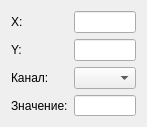
<?xml version="1.0" encoding="UTF-8"?>
<ui version="4.0">
 <class>DlgShowDeptch</class>
 <widget class="QDialog" name="DlgShowDeptch">
  <property name="geometry">
   <rect>
    <x>0</x>
    <y>0</y>
    <width>147</width>
    <height>127</height>
   </rect>
  </property>
  <property name="minimumSize">
   <size>
    <width>147</width>
    <height>90</height>
   </size>
  </property>
  <property name="maximumSize">
   <size>
    <width>300</width>
    <height>400</height>
   </size>
  </property>
  <property name="windowTitle">
   <string>Значение глубины</string>
  </property>
  <layout class="QGridLayout" name="gridLayout">
   <item row="0" column="0">
    <widget class="QLabel" name="label">
     <property name="text">
      <string>X:</string>
     </property>
    </widget>
   </item>
   <item row="0" column="1">
    <widget class="QLineEdit" name="EditX"/>
   </item>
   <item row="1" column="0">
    <widget class="QLabel" name="label_2">
     <property name="text">
      <string>Y:</string>
     </property>
    </widget>
   </item>
   <item row="1" column="1">
    <widget class="QLineEdit" name="EditY"/>
   </item>
   <item row="3" column="0">
    <widget class="QLabel" name="label_3">
     <property name="text">
      <string>Значение:</string>
     </property>
    </widget>
   </item>
   <item row="3" column="1">
    <widget class="QLineEdit" name="EditBrigth"/>
   </item>
   <item row="2" column="0">
    <widget class="QLabel" name="label_4">
     <property name="text">
      <string>Канал:</string>
     </property>
    </widget>
   </item>
   <item row="2" column="1">
    <widget class="QComboBox" name="ComboCh"/>
   </item>
  </layout>
 </widget>
 <resources/>
 <connections/>
</ui>
